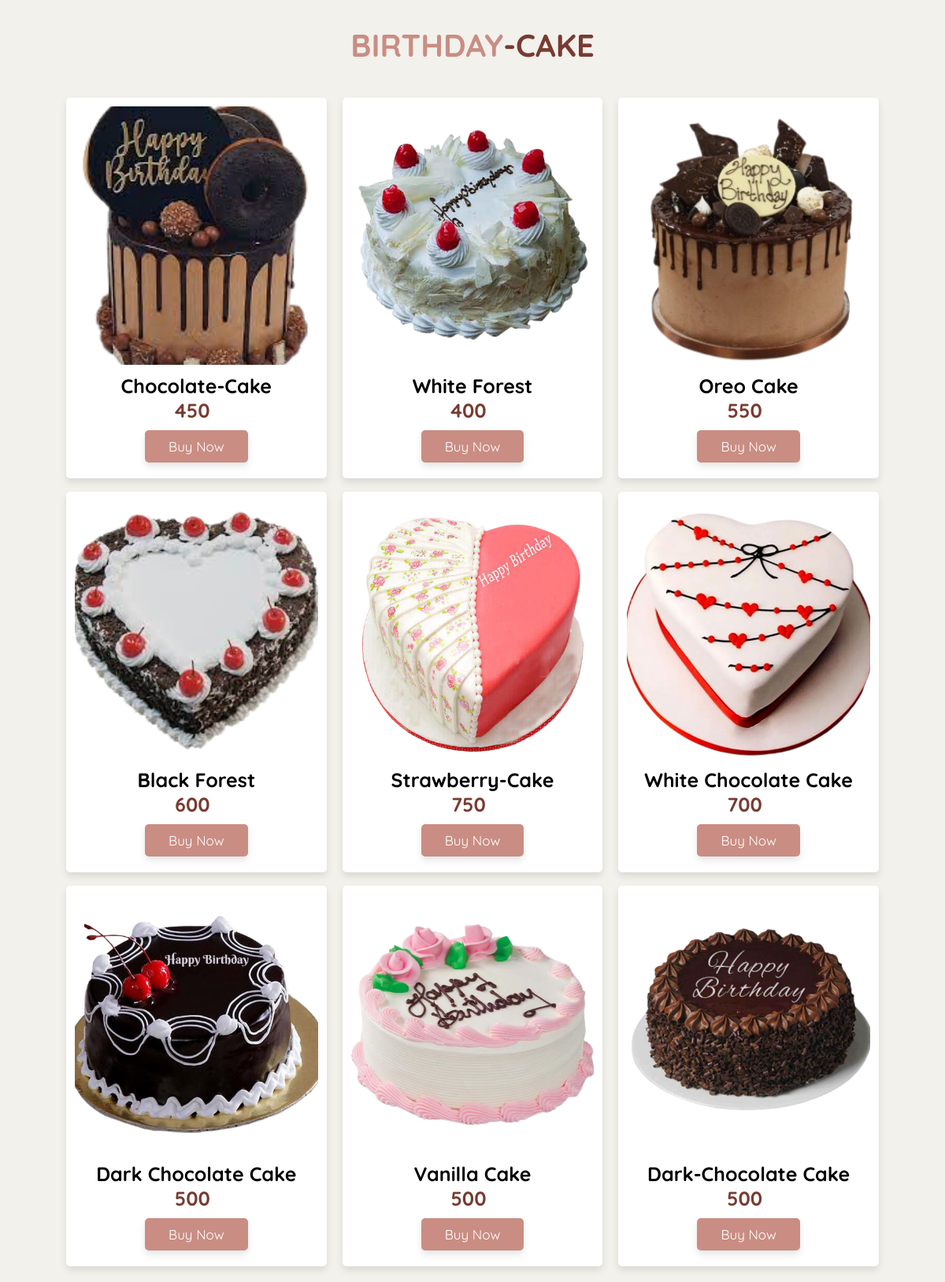
The page /user-side/birthday-cake.php on the database its author committed.
### tables this page shows
CREATE TABLE `product` (
  `product_id` int(11) NOT NULL,
  `product_name` varchar(255) NOT NULL,
  `product_image` varchar(255) NOT NULL,
  `price` int(255) NOT NULL,
  `category_id` int(11) NOT NULL,
  `uploaded_date` date NOT NULL DEFAULT current_timestamp()
);

### user-side/birthday-cake.php (the view, shortened to what this page needs)
<!DOCTYPE html>
<html lang="en">
<head>
    <link rel="stylesheet" href="./css/style.css">
    <link rel="stylesheet" href="https://cdnjs.cloudflare.com/ajax/libs/font-awesome/6.0.0/css/all.min.css">
    <link rel="stylesheet" href="./css/style.css">
</head>
<body>
    <section class="product" id="product">
        <h1 class="heading">Birthday<span>-Cake</span></h1>
        <?php
        include_once "../config/dbconnect.php";
        $sql = "SELECT * from product WHERE category_id=1";
        $result = $conn->query($sql);
        $count = 1;
        if ($result->num_rows > 0) {
            while ($row = $result->fetch_assoc()) {
        ?>
                <?php
                if ($count % 3 == 1) {
                ?>
                    <div class="box-container">
                    <?php
                }
                    ?>
                    <div class="Product-box">
                        <div class="image">
                            <img src="../uploads/<?= $row["product_image"]; ?>">
                        </div>
                        <div class="content">
                            <h3><?= $row["product_name"] ?></h3>
                            <span class="price"><?= $row["price"] ?></span>
                            <br>
                            <a href="../index.php#order" class="btn">Buy Now</a>
                        </div>
                    </div>
                    <?php
                    if ($count % 3 == 0) {
                    ?>
                    </div>
                <?php
                    }
                ?>
        <?php
                $count++;
            }
        }
        ?>
    </section>
</body>
</html>

### user-side/css/style.css (style rules this page uses)
:root { --primary-color: #c98d83; --secondary: #783b31; --bg: #f2f1ec; --black: #000; --white: #fff; --box-shadow: 0 .5rem 1rem rgba(0, 0, 0, 0.1); }
* { font-family: 'Quicksand', sans-serif; margin: 0; padding: 0; box-sizing: border-box; outline: none; border: none; text-decoration: none; text-transform: capitalize; transition: .2s linear; }
body { --primary-color: #c98d83; }
html { font-size: 62.5%; }
section { padding: 2rem 7%; }
.btn { margin-top: 1rem; display: inline-block; padding: 1rem 3rem; font-size: 1.7rem; color: var(--white); border-radius: .5rem; box-shadow: var(--box-shadow); background: var(--primary-color); cursor: pointer; }
.heading { text-align: center; color: var(--primary-color); text-transform: uppercase; margin-bottom: 3rem; padding: 1.2rem 0; font-size: 4rem; }
.heading span { color: var(--secondary); text-transform: uppercase; }
.product { background: var(--bg); }
.product .box-container { margin-top: 17px; display: grid; grid-template-columns: repeat(auto-fit, minmax(30rem, 1fr)); gap: 2rem; }
.product .box-container .Product-box { background: var(--white); border-radius: .5rem; box-shadow: var(--box-shadow); position: relative; overflow: hidden; text-align: center; box-shadow: 0px 1px 10px rgbs(0, 0, 0, 0.2); cursor: default; transition: all 400ms ease; }
.product .box-container .Product-box .image { height: 35rem; width: 100%; padding: 1.1rem; }
.product .box-container .Product-box .image img { height: 100%; width: 100%; border-radius: .5rem; object-fit: cover; }
.product .box-container .Product-box .content { padding: 2rem; padding-top: 0; }
.product .box-container .Product-box .content h3 { color: var(--black); font-size: 2.5rem; }
.product .box-container .Product-box .price { font-size: 2.5rem; font-weight: bolder; color: var(--secondary); margin-right: 1rem; }

### rows shown on the page
product: product_image (picture), product_name "Chocolate-Cake", price "450"
product: product_image (picture), product_name "White Forest", price "400"
product: product_image (picture), product_name "Oreo Cake", price "550"
product: product_image (picture), product_name "Black Forest", price "600"
product: product_image (picture), product_name "Strawberry-Cake", price "750"
product: product_image (picture), product_name "White Chocolate Cake", price "700"
product: product_image (picture), product_name "Dark Chocolate Cake", price "500"
product: product_image (picture), product_name "Vanilla Cake", price "500"
product: product_image (picture), product_name "Dark-Chocolate Cake", price "500"
